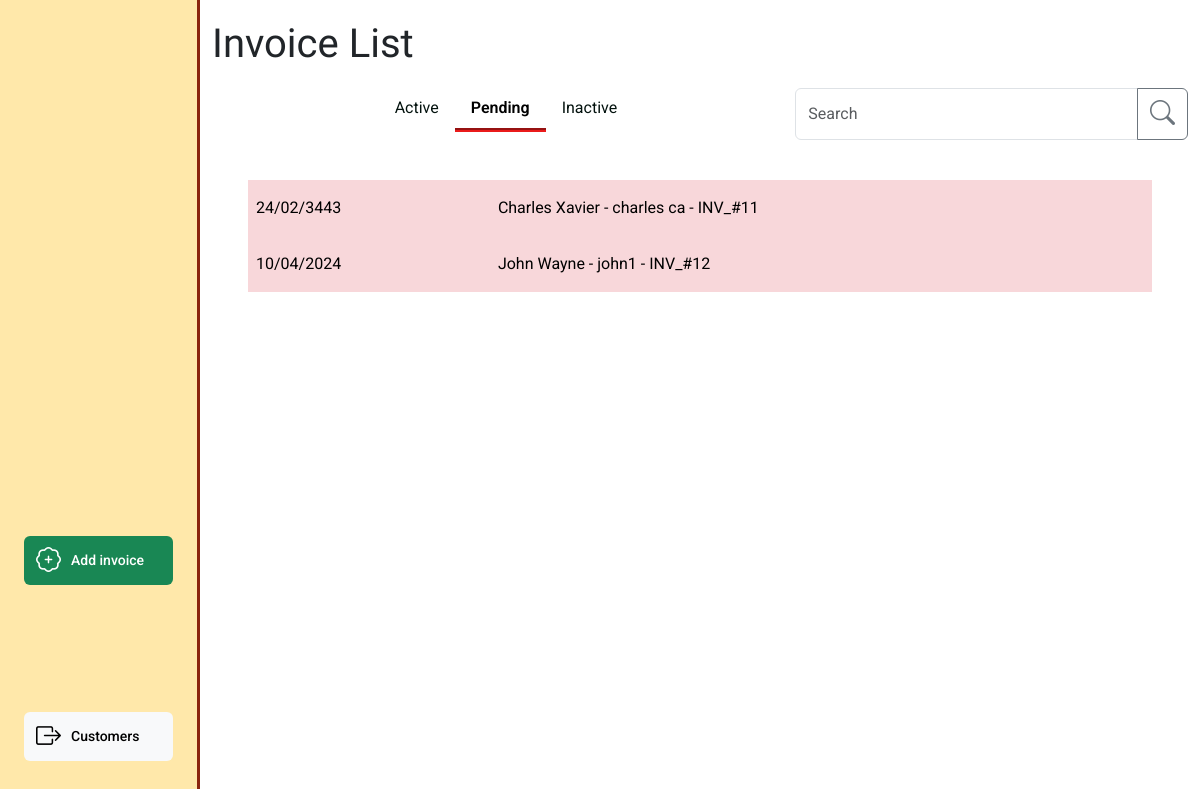
/invoices/invoice_list?filter=pending, run on the app's committed database.
### invoice/models.py (models this page shows, shortened)
class Invoice(models.Model):
    class InvoiceStatus(models.IntegerChoices):
        WORK_ON_HOLD = 1, 'Work on hold'
        OPEN = 2, 'Open'
        READY_FOR_PROCESSING = 3, 'Ready for processing'
        READY_FOR_VERIFICATION = 4, 'Ready for verification'
        SENT_TO_CUSTOMER = 5, 'Sent to customer'
        COMPLETE = 6, 'Complete'
    inv_number = models.CharField(
        max_length=10, null=True, editable=False)
    inv_integer = models.PositiveIntegerField(null=True, editable=False)
    customer = models.ForeignKey(
        Customer, on_delete=models.PROTECT, related_name='invoices',
        blank=True, null=True)
    vehicle = models.ForeignKey(
        Vehicle, on_delete=models.PROTECT, related_name='invoices',
        blank=True, null=True)
    date_in = models.DateTimeField(blank=True, null=True)
    mileage = models.PositiveIntegerField(blank=True, null=True)
    status = models.PositiveSmallIntegerField(
        choices=InvoiceStatus.choices, blank=True, null=True)
    active = models.BooleanField(default=True, blank=True, null=True)
    parts_total = models.PositiveIntegerField(blank=True, null=True)
    labour_total = models.PositiveIntegerField(blank=True, null=True)
    subtotal = models.PositiveIntegerField(blank=True, null=True)
    vat_total = models.PositiveIntegerField(blank=True, null=True)
    grand_total = models.PositiveIntegerField(blank=True, null=True)
    slug = models.SlugField(max_length=100, unique=True, blank=False, null=False)
    unique_id = models.CharField(null=True, blank=True, max_length=100)
    def __str__(self):
        if self.inv_integer:
            result = f'{self.customer} - {self.vehicle} - {self.inv_number}'
        elif self.customer and self.vehicle:
            result = f'{self.customer} - {self.vehicle}'
        elif self.customer or self.vehicle:
            result = f'{self.customer or self.vehicle} - ({self.unique_id})'
        else:
            result = f'Blank invoice - ({self.unique_id})'
        return result

### customer/models.py (models this page shows, shortened)
class Customer(models.Model):
    class CustomerType(models.IntegerChoices):
        TRADE = 1, 'Trade'
        PRIVATE = 2, 'Private'
    class PaymentTerms(models.IntegerChoices):
        PIA = 1, 'Payment in advance'
        NET_7 = 2, '7 days'
        NET_14 = 3, '14 days'
        NET_30 = 4, '30 days'
        NET_60 = 5, '60 days'
    name = models.CharField(max_length=20, blank=False, null=False)
    friendly_name = models.CharField(max_length=10, blank=True, null=True)
    type = models.PositiveSmallIntegerField(
        choices=CustomerType.choices, blank=True, null=True)
    address_line_1 = models.CharField(max_length=27, blank=True, null=True)
    address_line_2 = models.CharField(max_length=27, blank=True, null=True)
    city_region = models.CharField(max_length=27, blank=True, null=True)
    postcode = models.CharField(max_length=10, blank=True, null=True)
    contact_number_primary = models.CharField(max_length=20, blank=True, null=True)
    email = models.CharField(max_length=20, blank=True, null=True)
    payment_terms = models.PositiveSmallIntegerField(
        choices=PaymentTerms.choices, blank=True, null=True)
    active = models.BooleanField(default=True, blank=True, null=True)
    slug = models.SlugField(max_length=100, unique=True, blank=False, null=False)
    def __str__(self):
        return self.name

class Vehicle(models.Model):
    customer = models.ForeignKey(
        Customer, blank=False, null=False, on_delete=models.CASCADE)
    registration = models.CharField(max_length=10, null=False, blank=False)
    make = models.CharField(max_length=27, blank=True, null=True)
    model = models.CharField(max_length=27, blank=True, null=True)
    active = models.BooleanField(default=True, blank=True, null=True)
    slug = models.SlugField(max_length=100, unique=True, blank=False, null=False)
    def __str__(self):
        return self.registration

### invoice/views.py (the view, shortened to what this page needs)
# urls.py: path('invoice_list', views.invoice_list, name='invoice_list'),
def invoice_list(request):
    create_invoice_form = InvoiceForm(initial={'status': 2})
    invoices = Invoice.objects.all()
    query = None
    filter_mapping = {
        'active': [2, 3, 4],
        'pending': [5,],
        'inactive': [1, 6]
    }
    filter = 'active'
    if request.method == 'GET':
        if 'filter' in request.GET:
            filter = request.GET['filter']
    status_to_filter = filter_mapping.get(filter)
    if filter == 'inactive':
        invoices=invoices.filter(status__in=status_to_filter).order_by('status')
    else:
        invoices=invoices.filter(status__in=status_to_filter).order_by('-status')
    status_class_map = {
        1: 'secondary',
        2: 'light',
        3: 'success',
        4: 'info',
        5: 'danger',
        6: 'light'
    }
    context = {
        'create_invoice_form': create_invoice_form,
        'invoices': invoices,
        'search_term': query,
        'filter_status': filter,
        'status_class_map': status_class_map,
        'available_status_map': available_status_full_dict_map
    }
    return render(request, 'invoice/invoice_list.html', context)

### invoice/context_processors.py (called while the page is built)
def user_creds(request):
    return {
        'Mechanic': request.user.groups.filter(name='Mechanic').exists(),
        'Accounts': request.user.groups.filter(name='Accounts').exists(),
        'Foreman': request.user.groups.filter(name='Foreman').exists(),
    }

### invoice/forms.py (called while the page is built)
def add_or_edit_modal(slug, type, layout):
    if slug:
        layout
    else:
        layout = Modal(
            layout,
            Row(
                Column(
                    ButtonHolder(
                        Submit(
                            'submit',
                            'Save',
                            css_class='float-end'
                        ),css_class='',
                    )
                )
            ),
            css_id=type+"_modal",
            title="Add "+type.capitalize(),
            css_class="modal-lg h-100 overflow-y-auto"
        )
    return  layout

    def create_option(self, name, value, label, selected, index, subindex=None, attrs=None):
        option = super().create_option(
            name, value, label, selected, index, subindex=subindex, attrs=attrs)
        try:
            instance = self.choices.queryset.get(pk=value.value)
            option_fk = instance.customer.id
            if option_fk:
                option['attrs']['class'] = option_fk
        except:
            option['attrs']['class'] = 'no_customer'
        return option

### invoice/templatetags/custom_tags.py (called while the page is built)
@register.filter
def get_dict_value(key_to_search, dict):
    return dict.get(key_to_search, {})

@register.filter
def date_uk(value):
    return formats.date_format(value, "d/m/Y")

### invoice/templates/invoice/invoice_list.html (shortened to what this page needs)
{% extends "base_dashboard.html" %}
{% load static %}
{% load crispy_forms_tags %}
{% load custom_tags %}
{% block css %}
{{ block.super }}
<link rel="stylesheet" href="{% static 'invoice/css/invoice.css' %}">
{% endblock %}
{% block page_heading %}Invoice List{% endblock %}
{% block side_menu_action_items %}
    <a type="button" data-bs-toggle="modal" data-bs-target="#invoice_modal" class="btn side-menu-link btn-success"><i
            class="bi bi-patch-plus"></i> <span>Add invoice</span></a>
{% endblock side_menu_action_items %}
{% block side_menu_nav_items %}
<a href="{% url 'customer_list' %}" class="btn side-menu-link btn-light"><i
    class="bi bi-box-arrow-right"></i><span>Customers</span></a>
{% endblock side_menu_nav_items %}
{% block filter_search %}
<div class="col-5 offset-2 d-none d-lg-block mb-4">
    <ul class="nav nav-tabs" role="navigation">
        <li class="nav-item">
            <a class="nav-link {% if filter_status == 'active' %}active" aria-current="page" {% else %}" {% endif %}
            href="{% url 'invoice_list' %}">Active</a>
        </li>
        {% if not Mechanic %}
        <li class="nav-item">
            <a class="nav-link {% if filter_status == 'pending' %}active" aria-current="page" {% else %}" {% endif %}
            href="{% url 'invoice_list' %}?filter=pending">Pending</a>
        </li>
        {% endif %}
        <li class="nav-item">
            <a class="nav-link {% if filter_status == 'inactive' %}active" aria-current="page" {% else %}" {% endif %}
            href="{% url 'invoice_list' %}?filter=inactive">Inactive</a>
        </li>
    </ul>
</div>
<div class="col-lg-5 d-none d-lg-block ">
    <form action="{% url 'invoice_list' %}" method="GET">
        {% include 'includes/searchbar.html' %}
    </form>
</div>
{% endblock %}
{% block dashboard_content %}
<div class="table-responsive">
    <table class="table table-hover align-middle invoice-list-table fs-6">
        <tbody>
            {% if invoices %}
                {% for invoice in invoices %}
                    {% with status=invoice.status %}
                        {% if status == 1 and not Foreman or status == 2 and Accounts or status == 3 and not Foreman or status == 4 and Mechanic %}
                        {% else %}
                        <tr class="table-{{ invoice.status|get_dict_value:status_class_map }}">
                            <td scope="row " class="d-none d-lg-table-cell">
                                <a href="{% url 'invoice_summary' invoice.slug %}">{{invoice.date_in|date_uk}}</a>
                            </td>
                            <td class="d-none d-lg-table-cell">
                                <a href="{% url 'invoice_summary' invoice.slug %}">{{invoice}}</a>
                            </td>
                        </tr>
                        {% endif %}
                    {% endwith %}
                {% endfor %}
            {% else %}
            <div class="text-center">
                <h5>No results</h5>
            </div>
            {% endif %}
        </tbody>
    </table>
</div>
{% endblock %}

### static/css/base.css (style rules this page uses)
html { height: 100%; overflow: hidden; }
body { font-family: 'Roboto', Arial, sans-serif; }
a { color: black; text-decoration: none; }
i { font-size: 25px; }
.side-menu-link { display: flex; align-items: center; font-size: 14px; font-weight: 500; border:none; width: 100%; margin-bottom: 15px; }
.side-menu-link > i { font-size: 25px; margin-right: 10px; }
tr { line-height: 40px; }
th > a, td > a { text-decoration: none; display:block }
.invoice-list-table tr, .invoice-list-table td, .invoice-list-table th, .bottom-row, .bottom-row td { border: none!important; }

### invoice/static/invoice/css/invoice.css (style rules this page uses)
.nav-item .nav-link { color: #03120E; }
.nav-tabs .nav-item .nav-link.active { color: black!important; font-weight: 600; border-bottom: 4px groove rgb(234 27 27); }
.nav-tabs { --bs-nav-tabs-border-width: none; --bs-nav-tabs-border-color: var(--bs-border-color); --bs-nav-tabs-border-radius: var(--bs-border-radius); --bs-nav-tabs-link-hover-border-color: var(--bs-secondary-bg) var(--bs-secondary-bg) var(--bs-border-color); --bs-nav-tabs-link-active-color: var(--bs-emphasis-color); --bs-nav-tabs-link-active-bg: var(--bs-body-bg); --bs-nav-tabs-link-active-border-color: var(--bs-border-color) var(--bs-border-color) var(--bs-body-bg); border-bottom: var(--bs-nav-tabs-border-width) solid var(--bs-nav-tabs-border-color); }

### data on the page
Invoice: date_in "24/02/3443", inv_integer+customer+vehicle "Charles Xavier - charles ca - INV_#11"
Invoice: date_in "10/04/2024", inv_integer+customer+vehicle "John Wayne - john1 - INV_#12"
